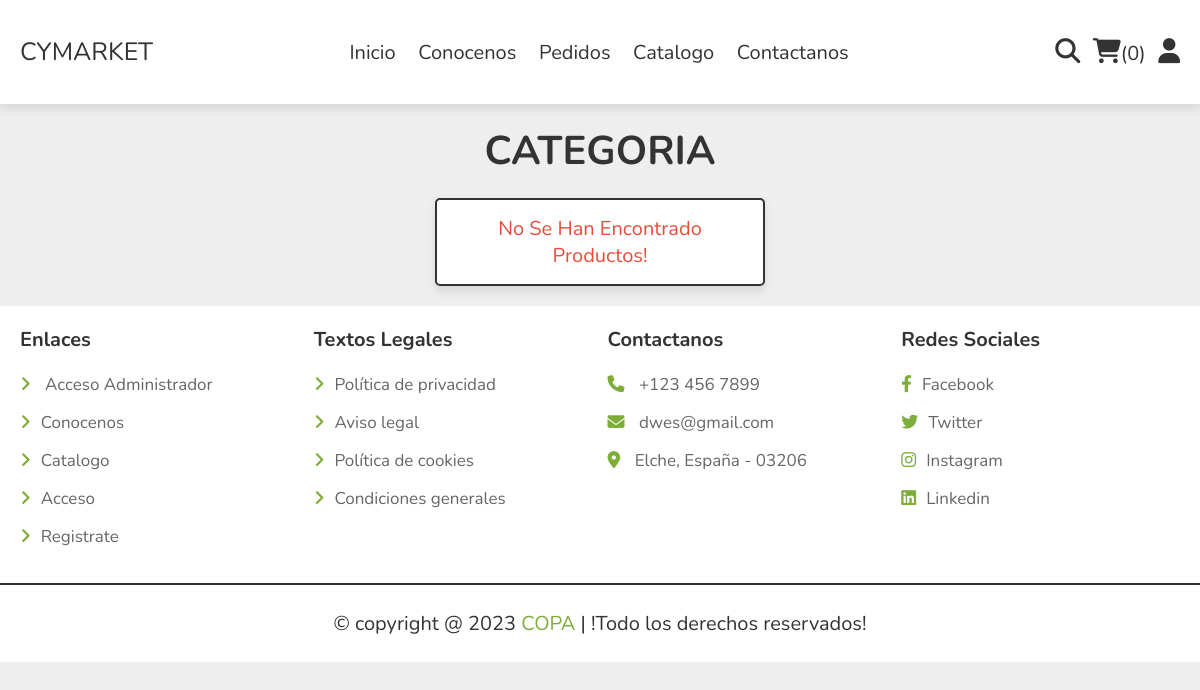
Before: /categorias.php?categoria=pan with the older database file.
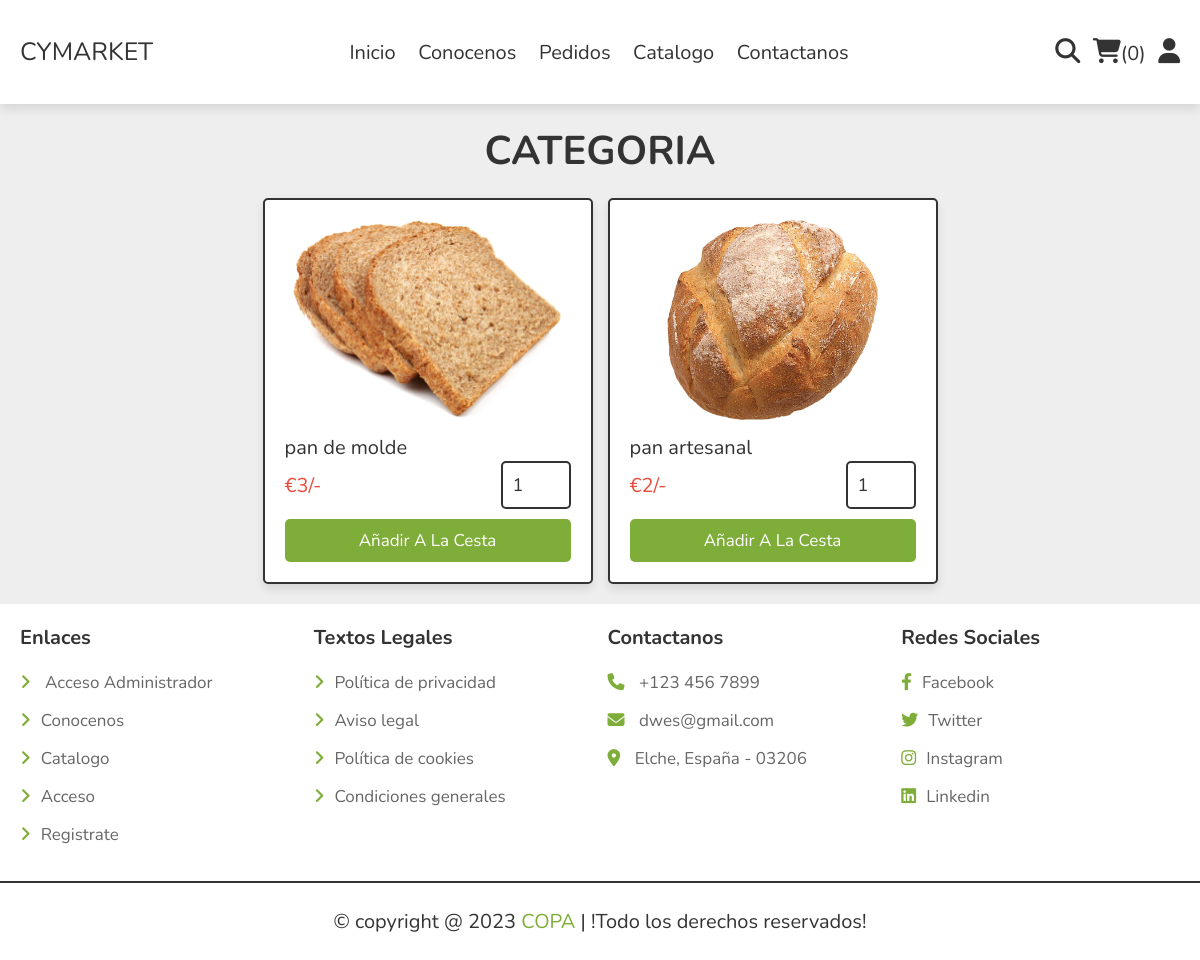
After: the same page with the newer database file.
### tables this page shows
CREATE TABLE `articulos` (
  `id` int(100) NOT NULL,
  `nombre` varchar(50) NOT NULL,
  `descripcion` varchar(50) NOT NULL,
  `precio` int(100) NOT NULL,
  `imagen_01` varchar(50) NOT NULL,
  `imagen_02` varchar(50) NOT NULL,
  `imagen_03` varchar(50) NOT NULL,
  `disponible` tinyint(1) NOT NULL DEFAULT 1
);

### categorias.php (the view, shortened to what this page needs)
<?php
include 'config/conectar_bd.php';
?>
<!DOCTYPE html>
<html lang="es">
<head>
   <link rel="stylesheet" href="https://cdnjs.cloudflare.com/ajax/libs/font-awesome/6.1.1/css/all.min.css">
   <link rel="stylesheet" href="css/main.css">
</head>
<body>
<?php include 'views/usuario/usuario_header.php'; ?>
<section class="products">
   <h1 class="heading">categoria</h1>
   <div class="box-container">
   <?php
     $categoria = $_GET['categoria'];
     $selecc_articulo = $conex->prepare("SELECT * FROM articulos WHERE nombre LIKE '%{$categoria}%' AND disponible = 1 ");
     $selecc_articulo->execute();
     if($selecc_articulo->rowCount() > 0){
      while($fetch_articulo = $selecc_articulo->fetch(PDO::FETCH_ASSOC)){
   ?>
   <form action="" method="post" class="box">
      <img src="img_catalogo/<?= $fetch_articulo['imagen_01']; ?>" alt="">
      <div class="name"><?= $fetch_articulo['nombre']; ?></div>
      <div class="flex">
         <div class="price"><span>€</span><?= $fetch_articulo['precio']; ?><span>/-</span></div>
         <input type="number" name="cantidad" class="qty" min="1" max="99" onkeypress="if(this.value.length == 2) return false;" value="1">
      </div>
      <input type="submit" value="añadir a la cesta" class="btn" name="agregar_cesta">
   </form>
   <?php
      }
   }else{
      echo '<p class="empty">no se han encontrado productos!</p>';
   }
   ?>
   </div>
</section>
<?php include 'views/usuario/usuario_footer.php'; ?>
</body>
</html>

Changed rows visible on the page:
now on this page (row edited): articulos: imagen_01 (picture), nombre "pan de molde", precio "3"
now on this page (row edited): articulos: imagen_01 (picture), nombre "pan artesanal", precio "2"
Other visible differences:
text no longer shown: "No Se Han Encontrado Productos!"
